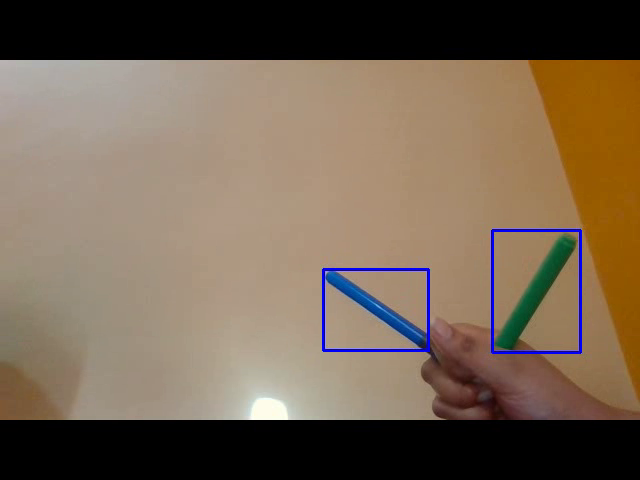
#> input picture frame 52 of all capture.avi, 640 x 480 px, given in place of the camera
$ python geen.py
#> lines starting #> are read from the running program, lines starting #| are printed output that depends on the picture; after the words box and inside, x2 and y2 are one past the last pixel; in counts of white or black regions, pixels touching at a corner belong together
# -*- coding: utf-8 -*-
"""
Created on Mon Apr  6 14:30:07 2020

@author: krati
"""

import numpy as np
import cv2

cap = cv2.VideoCapture(0)
cod = cv2.VideoWriter_fourcc(*'XVID')
out = cv2.VideoWriter('green.avi',cod,20.0,(640,480))

while(True):
    ret, img = cap.read()
#> img is the input picture: shape (480, 640, 3); mean B, G, R 82.1, 100.1, 117.3
    hsv=cv2.cvtColor(img, cv2.COLOR_BGR2HSV)
#> hsv: shape (480, 640, 3); mean H, S, V 16.3, 73.2, 120.2

    blue1=np.array([94,80,2])
    blue2=np.array([126,255,255])

    mask = cv2.inRange(hsv , blue1 , blue2)
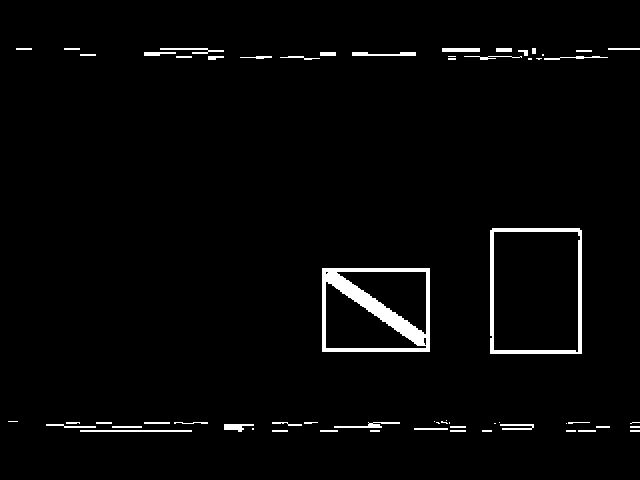
#> mask: shape (480, 640); 2.5% white; 62 white regions (16 under 20 px)

    blur=cv2.GaussianBlur(mask,(5,5),0)
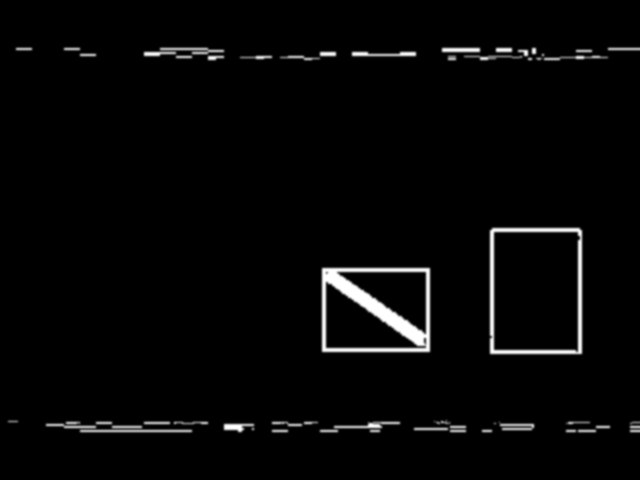
#> blur: shape (480, 640); min 0, max 255, mean 6.4


    contours, hierarchy = cv2.findContours(blur,cv2.RETR_TREE,cv2.CHAIN_APPROX_SIMPLE)
#> contours = 28 contours, 2 with area under 20; largest, box (x1, y1, x2, y2) and area: (488, 226, 584, 356) 12248, (320, 266, 432, 354) 9657, (495, 233, 577, 349) 9313, (327, 285, 413, 347) 2685, (344, 273, 425, 329) 2324

    for cnt in contours:
        area=0
        area=cv2.contourArea(cnt)
        if area>1000:
            x,y,m,h=cv2.boundingRect(cnt)
            img= cv2.rectangle(img,(x,y),(x+m,y+h),(0,0,0),2)
#> this loop made 28 passes
#> (cnt, area, x, y, m, h) on pass 14: ([[320, 266], [320, 353], [431, 353], [431, 266]], 9657, 320, 266, 112, 88)
#> (area, x, y, m, h) on passes 9, 15, 16, 17, 18, 23: (1480.5, 44, 420, 166, 14), (2685, 327, 285, 86, 62), (2324.5, 344, 273, 81, 56), (12248, 488, 226, 96, 130), (9313, 495, 233, 82, 116), (1564, 440, 46, 170, 16)
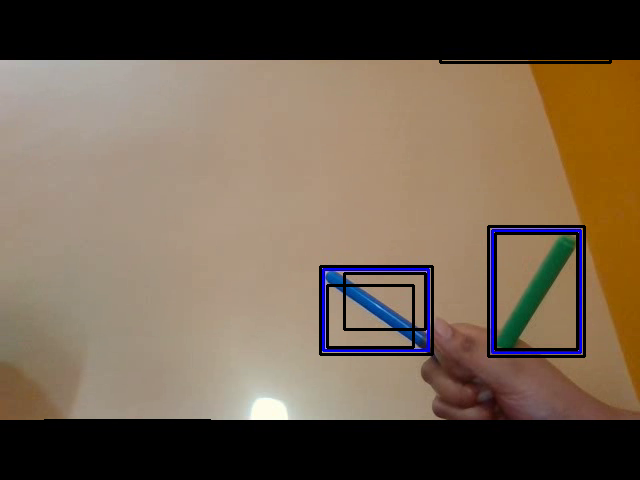
#> img: shape (480, 640, 3); 2.09% of pixels changed, all inside (x1, y1, x2, y2) = (43, 48, 612, 428)


    cv2.imshow("frame",img)
    out.write(img)
    if cv2.waitKey(1) & 0xFF == ord('q'):
#> (key q is pressed here)
      break
cap.release()
out.release()
cv2.destroyAllWindows()

$ run again, starting later in the video
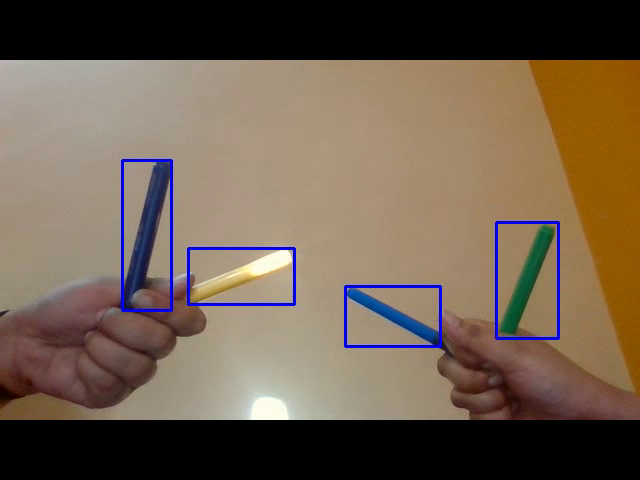
#> input picture frame 237 of all capture.avi, 640 x 480 px, given in place of the camera
#> img is the input picture: shape (480, 640, 3); mean B, G, R 78.4, 94.6, 111.1
#> hsv: shape (480, 640, 3); mean H, S, V 18.9, 76.3, 115.5
#> `mask = cv2.inRange(hsv , blue1 , blue2)`:
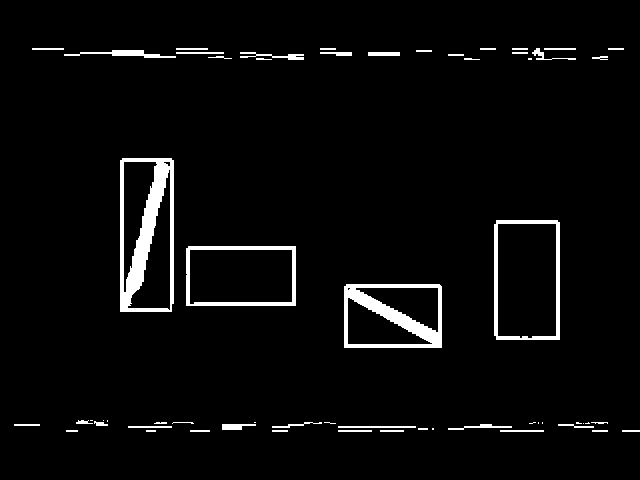
#> mask: shape (480, 640); 3.8% white; 59 white regions (13 under 20 px)
#> contours = 31 contours; largest, box (x1, y1, x2, y2) and area: (118, 156, 176, 314) 8926, (492, 218, 562, 342) 8468, (184, 244, 298, 308) 7116, (342, 282, 444, 350) 6762, (499, 225, 555, 335) 5993
#> the loop `for cnt in contours:` made 31 passes
#> (area, x, y, m, h) on passes 8, 12, 13, 14, 15, 16, 17, 18: (1173.5, 270, 420, 166, 14), (6761.5, 342, 282, 102, 68), (1558, 349, 301, 74, 42), (1474.5, 365, 289, 72, 40), (7115.5, 184, 244, 114, 64), (4849, 191, 251, 100, 50), (8468.5, 492, 218, 70, 124), (5993, 499, 225, 56, 110)
#> after the loop `for cnt in contours:`:
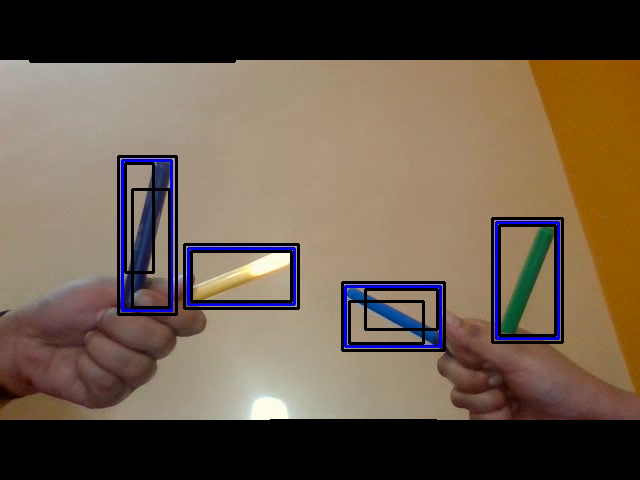
#> img: shape (480, 640, 3); 3.43% of pixels changed, all inside (x1, y1, x2, y2) = (29, 50, 564, 432)

$ run again, starting later in the video
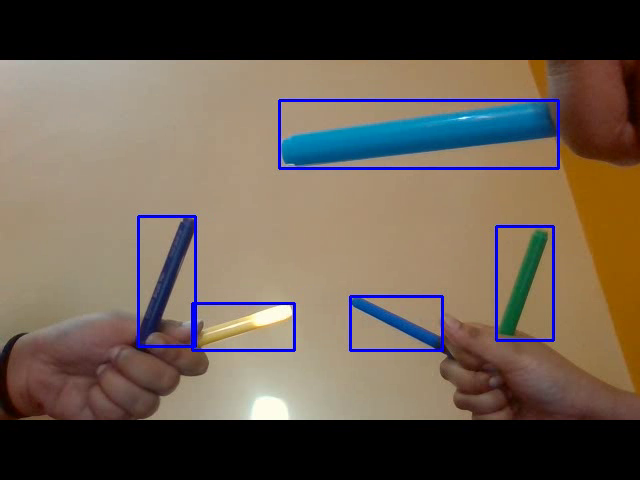
#> input picture frame 422 of all capture.avi, 640 x 480 px, given in place of the camera
#> img is the input picture: shape (480, 640, 3); mean B, G, R 80.1, 92.1, 104.8
#> hsv: shape (480, 640, 3); mean H, S, V 21.2, 83.3, 114.7
#> `mask = cv2.inRange(hsv , blue1 , blue2)`:
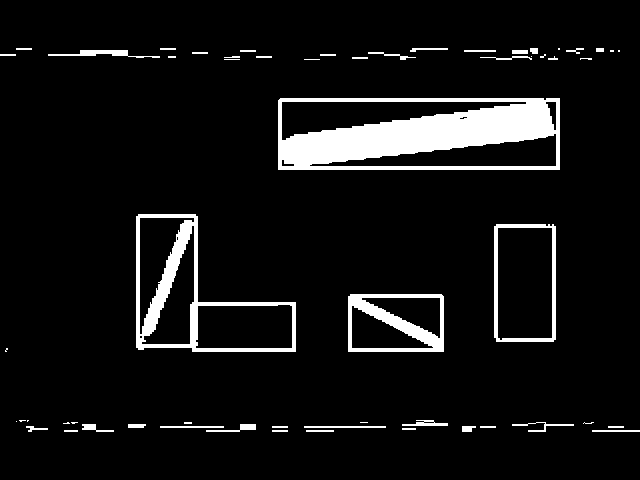
#> mask: shape (480, 640); 7.4% white; 58 white regions (18 under 20 px)
#> contours = 41 contours, 1 with area under 20; largest, box (x1, y1, x2, y2) and area: (276, 96, 562, 172) 21373, (134, 212, 298, 354) 14148, (492, 222, 558, 344) 7847, (346, 292, 446, 354) 6034, (499, 229, 551, 337) 5455
#> the loop `for cnt in contours:` made 41 passes
#> (area, x, y, m, h) on passes 15 to 22: (6033.5, 346, 292, 100, 62), (1353, 353, 309, 70, 38), (1217.5, 370, 299, 69, 35), (7847, 492, 222, 66, 122), (5455, 499, 229, 52, 108), (14148, 134, 212, 164, 142), (3555, 199, 306, 92, 41), (2025.5, 147, 241, 46, 102)
#> after the loop `for cnt in contours:`:
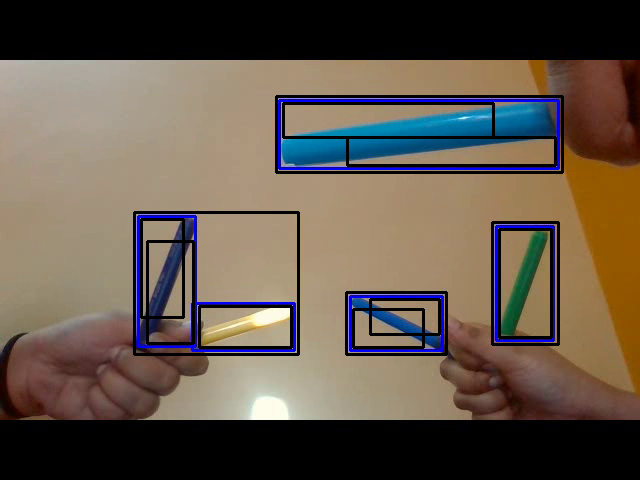
#> img: shape (480, 640, 3); 4.3% of pixels changed, all inside (x1, y1, x2, y2) = (133, 95, 564, 356)
